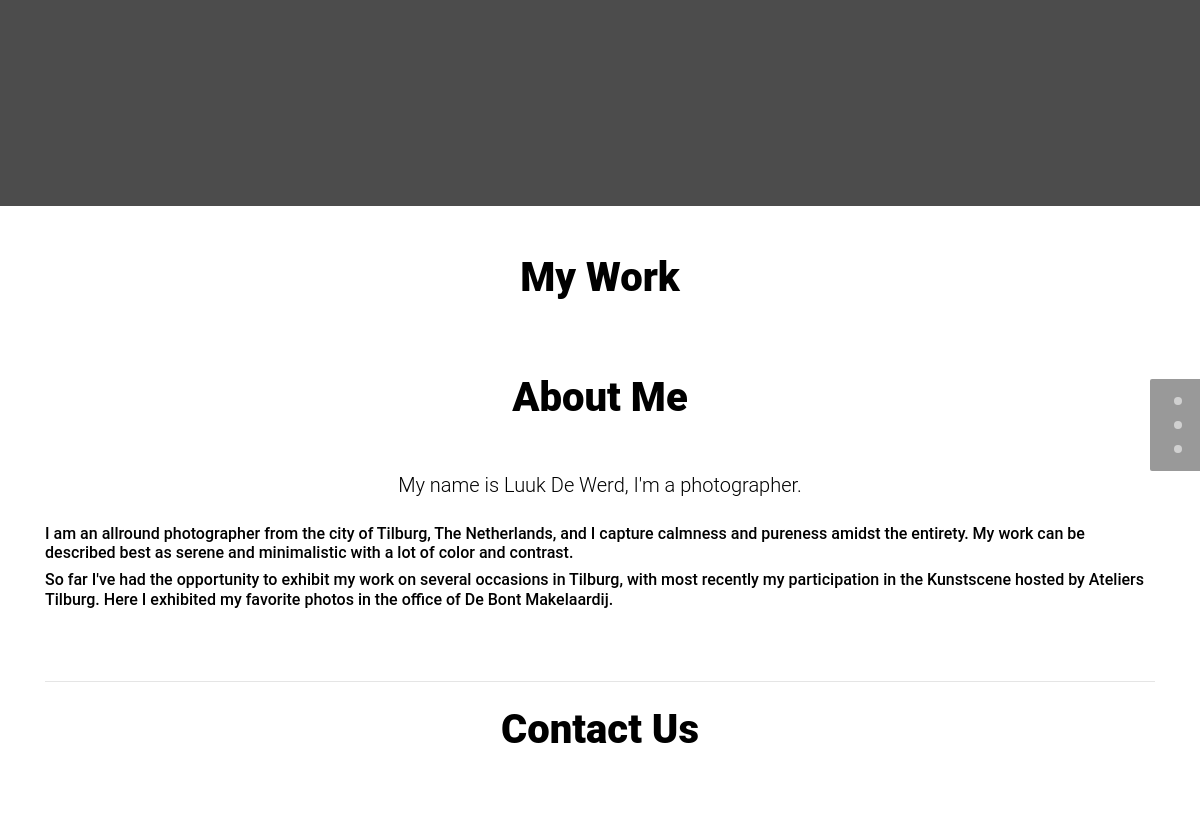
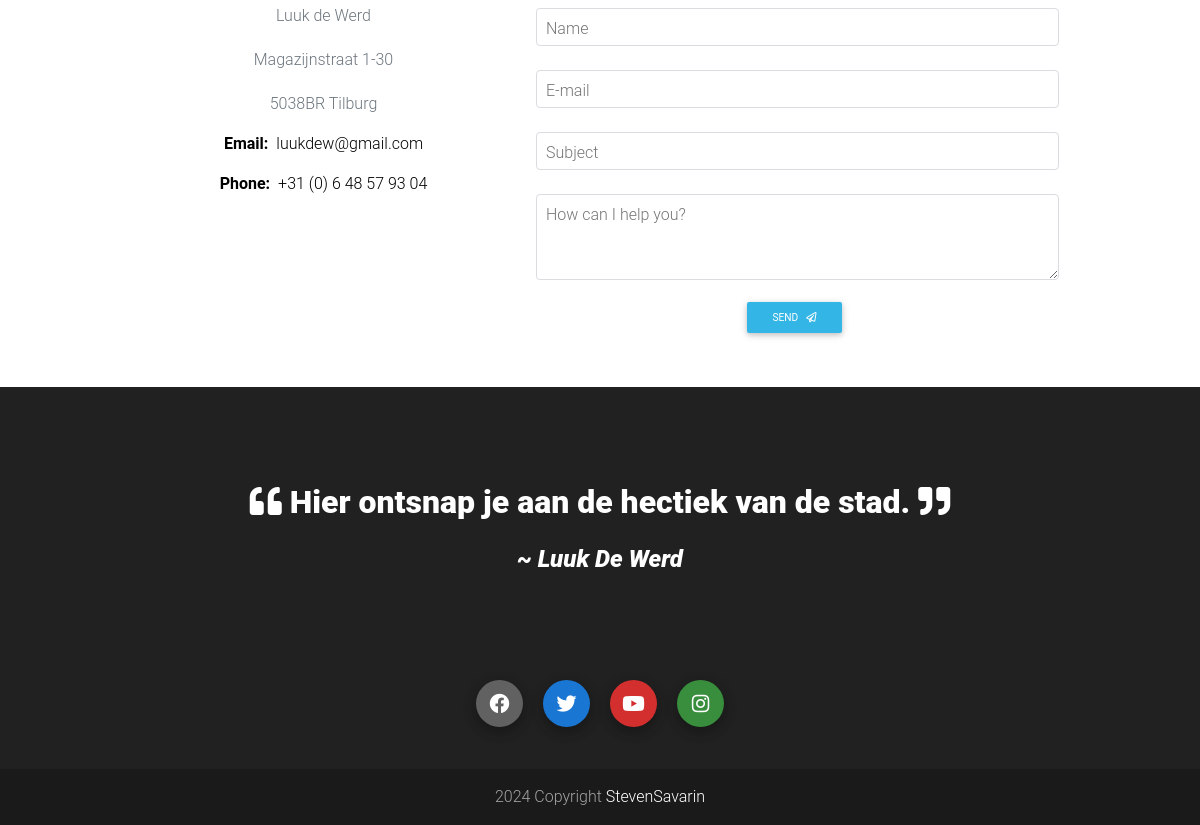
Before: / (lower part) with the older database file (2 pictures, top to bottom).
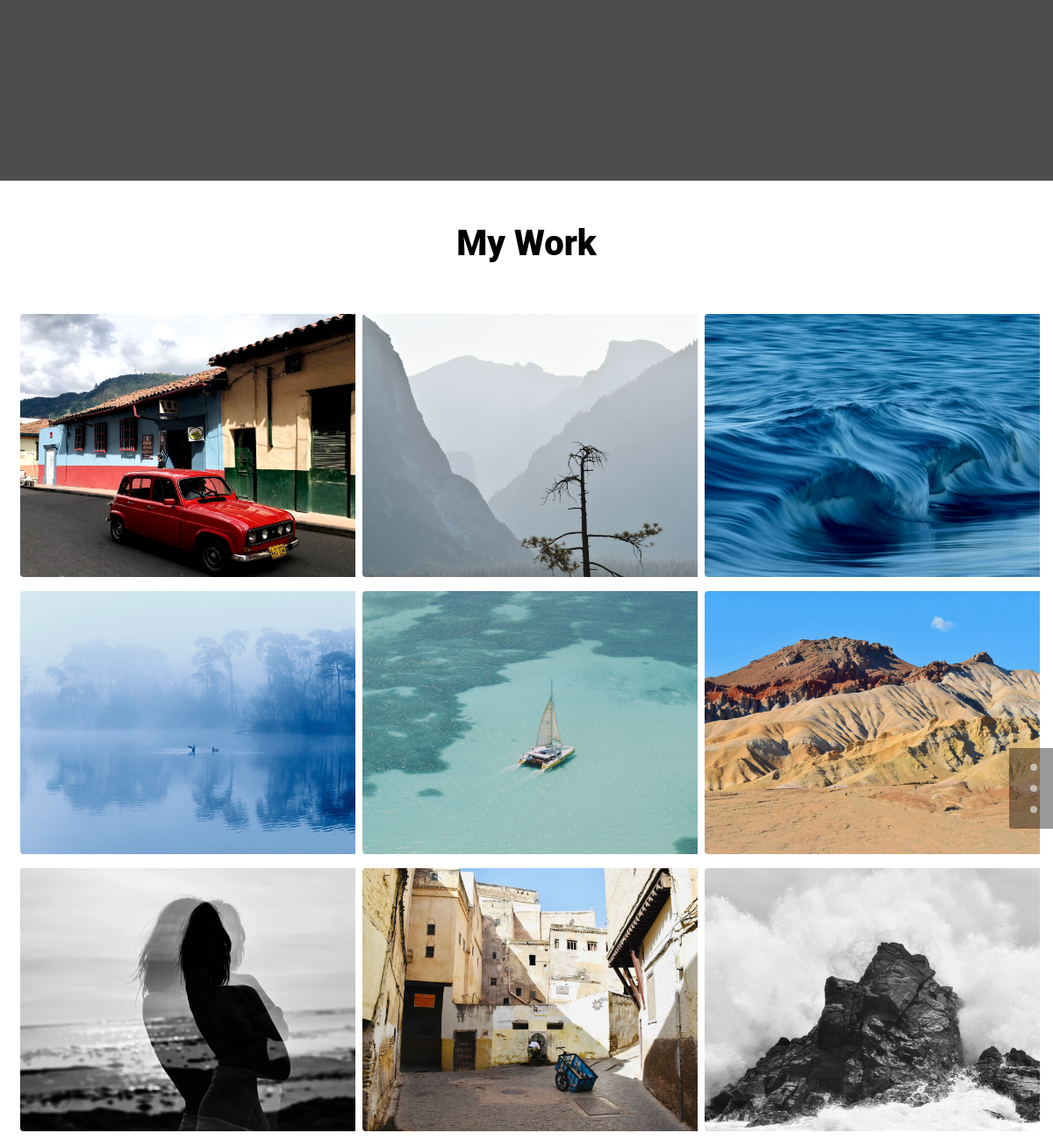
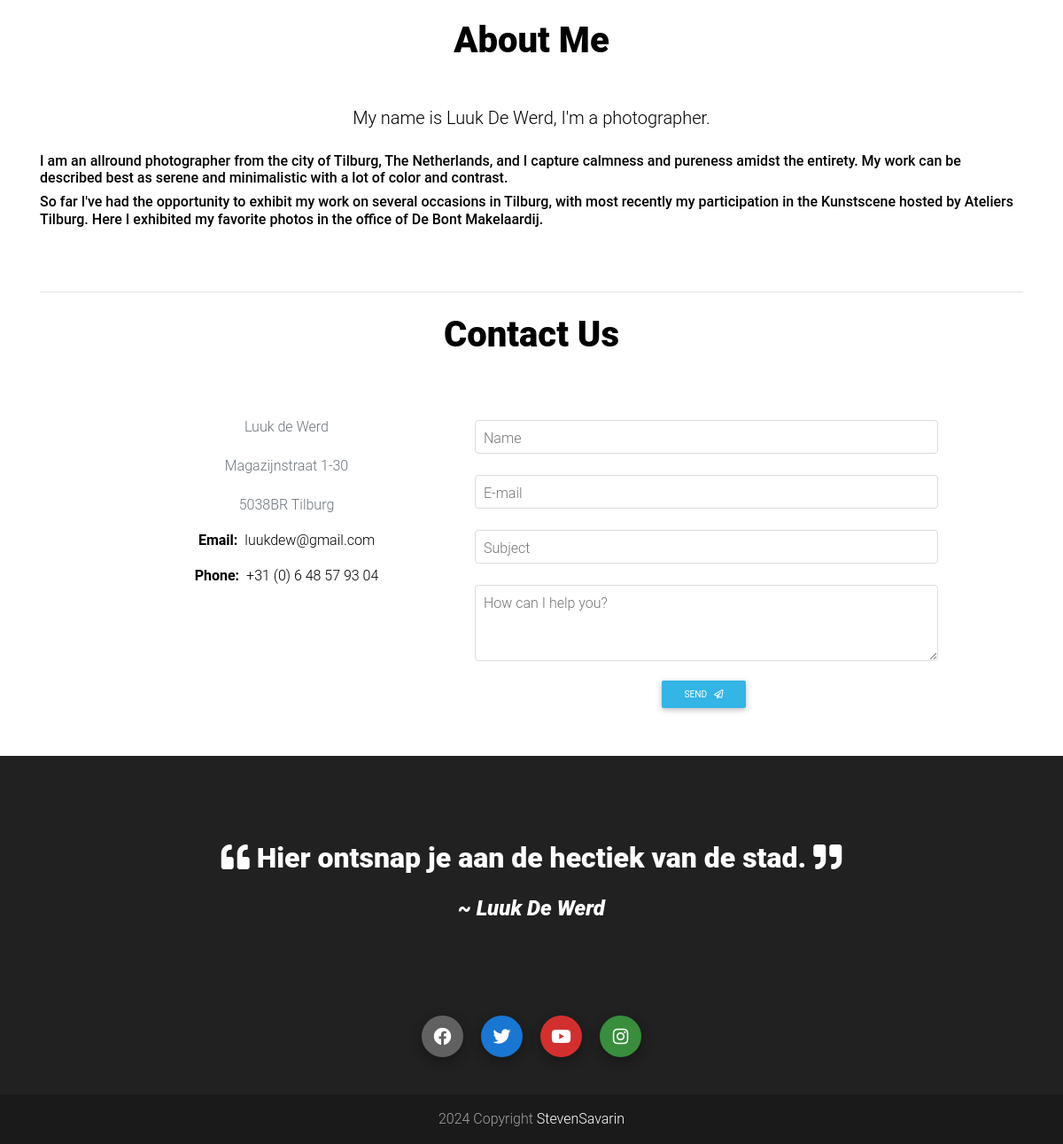
After: the same page with the newer database file (2 pictures, top to bottom).
### portfolio/models.py (models this page shows, shortened)
class Images(models.Model):
    alt = models.CharField(max_length=60)
    image = models.ImageField(upload_to="")

### portfolio/views.py (the view, shortened to what this page needs)
# urls.py: path("", views.home, name="home"),
def home(request):
    context = {}
    images = Images.objects.all()
    context["images"] = images
    return render(request, "index.html", context)

### templates/index.html (shortened to what this page needs)
{% load static %}
<!DOCTYPE html>
<html lang="en">
{% include "head.html" %}
{% include "header.html" %}
<body>
  <main>
    <div class="container-fluid mt-0 pt-4">
    {% include "mywork.html" %}
    </div>
<div class="container" id="about">
  {% include "about.html" %}
<hr class="between-sections">
  {% include "contact.html" %}
</div>
  </main>
{% include "footer.html" %}
  <div class="dotted-scrollspy clearfix d-none d-sm-block">
    <ul class="nav smooth-scroll flex-column">
      <li class="nav-item"><a class="nav-link" href="#mywork"><span></span></a></li>
      <li class="nav-item"><a class="nav-link" href="#about"><span></span></a></li>
      <li class="nav-item"><a class="nav-link" href="#contact"><span></span></a></li>
    </ul>
  </div>
</body>
</html>

### templates/head.html (shortened to what this page needs)
{% load static %}
<head>
  <link rel="stylesheet" href="https://use.fontawesome.com/releases/v5.8.2/css/all.css">
  <link href="{% static 'css/bootstrap.min.css' %}" rel="stylesheet">
  <link href="{% static 'css/mdb.min.css' %}" rel="stylesheet">
</head>

### templates/header.html (shortened to what this page needs)
<header>
    <div class="view jarallax" data-jarallax='{"speed":0.2}'
      style="background-image: url('https://static.vecteezy.com/system/resources/previews/026/481/319/large_2x/serenity-and-peace-with-this-breathtaking-4k-wallpaper-depicting-a-tranquil-natural-landscape-free-photo.jpg');
      background-repeat:no-repeat;
      background-size:cover;
      background-position: center center;
      min-height:1000px;">
      <div class="mask rgba-black-strong">
        <div class="container h-100 d-flex justify-content-center align-items-center">
        </div>
      </div>
    </div>
  </header>

### templates/mywork.html (shortened to what this page needs)
<section class="section" id="mywork">
  <h1 class="section-heading text-center mb-5 mt-4 black-text wow fadeIn" data-wow-delay="0.2s">My Work</h1>
  <div class="row wow fadeIn" data-wow-delay="0.4s">
    <div class="col-md-12">
      <div id="mdb-lightbox-ui">
        <div class="mdb-lightbox">
          {% for img in images %}
            {% if img.image %}
              <figure class="col-md-4 img-container">
                <img src="{{img.image.url}}" alt="{{img.alt}}" class="img-fluid rounded"
                  style="min-height:300px; max-height:300px; min-width:425px; max-width:425px;">
              </figure>
            {% elif img.link %}
              <figure class="col-md-4 img-container">
                <img src="{{img.link}}" alt="{{img.alt}}" class="img-fluid rounded"
                  style="min-height:300px; max-height:300px; min-width:400px; max-width:400px;">
              </figure>
            {% endif %}
          {% endfor %}
        </div>
      </div>
    </div>
  </div>
</section>

### templates/about.html
<section class="section mb-3" id="about">
    <h1 class="section-heading text-center mb-5 mt-4 black-text wow fadeIn" data-wow-delay="0.2s">About Me</h1>
    <div class="row wow FadeIn" data-wow-delay="0.4s">
      <div class="col-md-12 pb-5 text-center black-text">
        <p class="lead mb-4 text-center display-6">My name is Luuk De Werd, I'm a photographer.</p>
        <p class="text-left h6">I am an allround photographer from the city of Tilburg, The Netherlands, and I capture calmness and pureness amidst the entirety. My work can be described best as serene and minimalistic with a lot of color and contrast.</p>
        <p class="text-left h6">So far I've had the opportunity to exhibit my work on several occasions in Tilburg, with most recently my participation in the Kunstscene hosted by Ateliers Tilburg. Here I exhibited my favorite photos in the office of De Bont Makelaardij.</p>
      </div>
    </div>
</section>

### templates/contact.html (shortened to what this page needs)
<section class="px-md-5 mx-md-5 text-center black-text" id="contact">
  <h1 class="section-heading text-center mb-5 mt-4 black-text wow fadeIn" data-wow-delay="0.2s">Contact Us</h3>
  <div class="row">
    <div class="col-lg-5 col-md-12 mb-0 mb-md-0">
      <p class="text-muted" style="margin-top: 20px;">Luuk de Werd</p>
      <p class="text-muted" style="margin-top: 20px;">Magazijnstraat 1-30</p>
      <p class="text-muted" style="margin-top: 20px;">5038BR Tilburg</p>
      <p><span class="font-weight-bold mr-2">Email:</span>luukdew@gmail.com</p>
      <p><span class="font-weight-bold mr-2">Phone:</span>+31 (0) 6 48 57 93 04</p>
    </div>
    <div class="col-lg-7 col-md-12 mb-4 mb-md-0">
      <form action="." method="post" id="contactForm">
        <div class="row">
          <div class="col-md-12">
            <div class="md-form md-outline mb-0">
              <input type="text" id="form-last-name" class="form-control" name="name" required>
              <label for="form-last-name">Name</label>
            </div>
          </div>
        </div>
        <div class="md-form md-outline mt-3">
          <input type="email" id="form-email" class="form-control" name="email" required>
          <label for="form-email">E-mail</label>
        </div>
        <div class="md-form md-outline">
          <input type="text" id="form-subject" class="form-control" name="subject" required>
          <label for="form-subject">Subject</label>
        </div>
        <div class="md-form md-outline mb-3">
          <textarea id="form-message" class="md-textarea form-control" rows="3" name="message" required></textarea>
          <label for="form-message">How can I help you?</label>
        </div>
        <button type="submit" class="btn btn-info btn-sm ml-0">Send<i class="far fa-paper-plane ml-2"></i></button>
      </form>
    </div>
  </div>
</section>

### templates/footer.html
<footer class="page-footer text-center text-md-left elegant-color-dark mt-5">
    <div class="container-fluid py-5" style="background-color="#9aa4ae">
      <div class="flex-center">
        <ul class="list-unstyled">
          <li>
            <h2 class="h2-responsive mb-4 mt-5 wow fadeIn"><i class="fas fa-quote-left"
              ari-hidden="true"></i>
              Hier ontsnap je aan de hectiek van de stad.
              <i class="fas fa-quote-right"
              aria-hidden="true"></i>
            </h2>
          </li>
          <li>
            <h4 class="font-italic white-text wow fadeIn" data-wow-delay="0.2s">~ Luuk De Werd</h4>
          </li>
        </ul>
      </div>
    </div>
    <div class="container mb-2">
      <div class="row">
        <div class="col-md-12 my-4 fadeIn wow" data-wow-delay="0.3s">
          <div class="footer-sociams flex-center">
            <a href="#" type="button" class="btn-floating btn-grey"><i class="fab fa-facebook"></i></a>
            <a href="#" type="button" class="btn-floating btn-blue"><i class="fab fa-twitter"></i></a>
            <a href="#" type="button" class="btn-floating btn-red"><i class="fab fa-youtube"></i></a>
            <a href="#" type="button" class="btn-floating btn-green"><i class="fab fa-instagram"></i></a>
          </div>
        </div>
      </div>
    </div>
    <div class="footer-copyright py-3 text-center">
      <div class="container-fluid">
        2024 Copyright <a href="#">StevenSavarin</a>
      </div>
    </div>
    </footer>

### templates/scripts.html (shortened to what this page needs)
{% load static %}

### templates/mywork.html (style rules this page uses)
.img-container { position: relative; overflow: hidden; }
.img-container img { transition: transform 0.5s ease-in-out; }
.img-container::before { content: ''; position: absolute; top: 0; left: 0; right: 0; bottom: 0; background: rgba(0, 0, 0, 0.3); opacity: 0; transition: opacity 0.5s ease-in-out; filter: blur(4px); }

Changed rows visible on the page:
added Images: image (picture)
added Images: image (picture)
added Images: image (picture)
added Images: image (picture)
added Images: image (picture)
added Images: image (picture)
added Images: image (picture)
added Images: image (picture)
added Images: image (picture)
